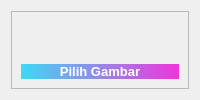
                  <widget class="QWidget" name="page_home">
                   <layout class="QVBoxLayout" name="verticalLayout_8">
                    <item>
                     <widget class="QFrame" name="frame">
                      <property name="sizePolicy">
                       <sizepolicy hsizetype="Expanding" vsizetype="Expanding">
                        <horstretch>0</horstretch>
                        <verstretch>0</verstretch>
                       </sizepolicy>
                      </property>
                      <property name="frameShape">
                       <enum>QFrame::StyledPanel</enum>
                      </property>
                      <property name="frameShadow">
                       <enum>QFrame::Raised</enum>
                      </property>
                      <layout class="QGridLayout" name="gridLayout">
                       <item row="0" column="0">
                        <layout class="QVBoxLayout" name="verticalLayout_6">
                         <property name="sizeConstraint">
                          <enum>QLayout::SetNoConstraint</enum>
                         </property>
                         <item>
                          <widget class="QLabel" name="img_detect">
                           <property name="sizePolicy">
                            <sizepolicy hsizetype="MinimumExpanding" vsizetype="MinimumExpanding">
                             <horstretch>0</horstretch>
                             <verstretch>0</verstretch>
                            </sizepolicy>
                           </property>
                           <property name="text">
                            <string/>
                           </property>
                          </widget>
                         </item>
                         <item>
                          <widget class="QPushButton" name="btn_select_img">
                           <property name="sizePolicy">
                            <sizepolicy hsizetype="Expanding" vsizetype="Fixed">
                             <horstretch>0</horstretch>
                             <verstretch>0</verstretch>
                            </sizepolicy>
                           </property>
                           <property name="font">
                            <font>
                             <family>Microsoft YaHei UI</family>
                             <pointsize>10</pointsize>
                             <weight>75</weight>
                             <italic>false</italic>
                             <bold>true</bold>
                            </font>
                           </property>
                           <property name="styleSheet">
                            <string notr="true">QPushButton {
font: 75 10pt &quot;Microsoft YaHei UI&quot;;
font-weight: bold;
color: rgb(255, 255, 255);
background-color: qlineargradient(spread:pad, x1:0, y1:0, x2:1, y2:0, stop:0 rgb(61, 217, 245), stop:1 rgb(240, 53, 218));
border-style: solid;
border-radius:21px;
}
QPushButton:hover {
	background-color:qlineargradient(spread:pad, x1:0, y1:0, x2:1, y2:0, stop:0 rgb(61, 217, 245), stop:1 rgb(240, 53, 218));
	border: 2px solid rgb(61, 70, 86);
}
QPushButton:pressed {	
	background-color: qlineargradient(spread:pad, x1:0, y1:0, x2:1, y2:0, stop:0 rgb(61, 217, 245), stop:1 rgb(240, 53, 218));
	border: 2px solid rgb(43, 50, 61);
}</string>
                           </property>
                           <property name="text">
                            <string>Pilih Gambar</string>
                           </property>
                           <property name="icon">
                            <iconset>
                             <normaloff>new_icons_ui/icons8-folder-100.png</normaloff>new_icons_ui/icons8-folder-100.png</iconset>
                           </property>
                           <property name="iconSize">
                            <size>
                             <width>40</width>
                             <height>40</height>
                            </size>
                           </property>
                          </widget>
                         </item>
                        </layout>
                       </item>
                      </layout>
                     </widget>
                    </item>
                   </layout>
                  </widget>
